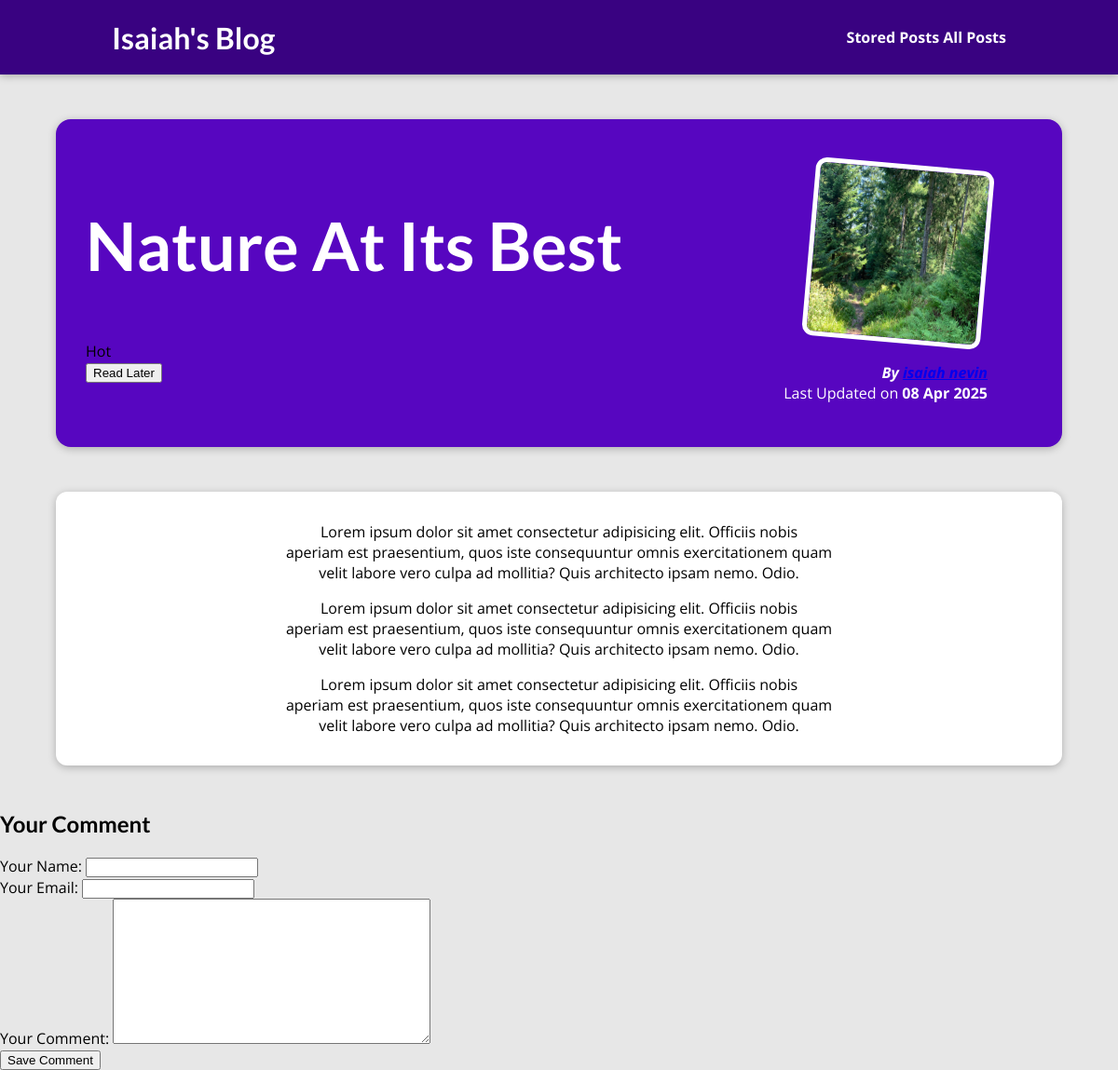
The page /posts/nature-at-its-best on the database its author committed.
### blog/models.py (models this page shows, shortened)
class Post(models.Model):
    title = models.CharField(max_length=55)
    excerpt = models.CharField(max_length=200, default="")
    image = models.ImageField(upload_to="posts", null=True)
    date = models.DateField(auto_now=True)
    slug = models.SlugField(unique=True, db_index=True, default="")
    content = models.TextField(validators=[MinLengthValidator(10)], default="")
    author = models.ForeignKey(
        Author, on_delete=models.SET_NULL, null=True, related_name="posts")
    tags = models.ManyToManyField(Tag)

class Tag(models.Model):
    caption = models.CharField(max_length=20)

class Author(models.Model):
    first_name = models.CharField(max_length=100)
    last_name = models.CharField(max_length=100)
    email_address = models.EmailField(null=True, blank=True, unique=True)
    def full_name(self):
        return f"{self.first_name} {self.last_name}"
    def __str__(self):
        return self.full_name()

### blog/views.py (the view, shortened to what this page needs)
# urls.py: path("posts/<slug:slug>", views.SinglePostView.as_view(), name="post-detail-page"), #/posts/my-first-posts
class SinglePostView(View):
    def is_stored_post(self, request, post_id):
        stored_posts = request.session.get("stored_posts")
        if stored_posts is not None:
            is_saved_for_later = post_id in stored_posts
        else:
            is_saved_for_later = False
        return is_saved_for_later
    def get(self, request, slug):
        post = Post.objects.get(slug=slug)
        context = {
            "post": post,
            "post_tags": post.tags.all(),
            "comment_form": CommentForm(),
            "comments": post.comments.all().order_by("-id"),
            "saved_for_later": self.is_stored_post(request, post.id)
        }
        return render(request, "blog/post-detail.html", context)

### blog/forms.py
class CommentForm(forms.ModelForm):
    class Meta:
        model = Comment
        exclude = ["post"]
        labels = {
            "user_name": "Your Name",
            "user_email": "Your Email",
            "text": "Your Comment"
        }

### blog/templates/blog/post-detail.html (shortened to what this page needs)
{% extends "base.html" %}
{% load static %}
{% block css_files %}
    <link rel="stylesheet" href="{% static 'blog/post-detail.css' %}">
{% endblock %}
{% block content %}
    <section id="summary">
     <h2>{{ post.title }}</h2>
     <div>
     {% for tag in post_tags %}
      <span class="tag">{{ tag.caption }}</span>
     {% endfor %}
     </div>
     <div id="read-later">
        <form action="{% url 'read-later'%}" method="POST">
          <button>
            {% if saved_for_later %}
              Remove from "Read Later" List
            {% else %}
              Read Later
            {% endif %}
          </button>
        </form>
     </div>
     <article>
      <img src="{{ post.image.url }}" alt="{{ post.title }}">
      <address>By <a href="mailto:{{ post.author.email_address }}"> {{ post.author }}</a></address>
      <div>
        Last Updated on <time>{{ post.date|date:"d M Y" }}</time>
      </div>
     </article>
    </section>
    <main>
      {{ post.content|linebreaks }}
    </main>
    <section id="comment-form">
      <h2> Your Comment</h2>
      <form action="{% url 'post-detail-page' post.slug %}" method="POST">
        {% for form_field in comment_form %}
          <div class="form-control {% if form_field.errors %} invalid {% endif %}">
            {{ form_field.label_tag }}
            {{ form_field }}
          </div>
      {% endfor %}
        <button>Save Comment</button>
      </form>
    </section>
{% endblock %}

### static/app.css (style rules this page uses)
* { box-sizing: border-box; }
html { font-family: 'Open Sans', 'Lato', sans-serif; }
body { margin: 0; }
h1, h2, h3 { font-family: 'Lato', sans-serif; font-weight: bold; }

### blog/static/blog/post-detail.css (style rules this page uses)
body { background-color: #e7e7e7; }
#summary { margin: 8rem auto 3rem auto; padding: 2rem; width: 90%; max-width: 90rem; border-radius: 16px; background-color: #5706c0; position: relative; box-shadow: 0 2px 8px rgba(0, 0, 0, 0.25); height: 22rem; }
#summary h2 { color: white; font-size: 4.5rem; }
#summary article { position: absolute; top: 2rem; right: 3rem; padding: 1rem 2rem; border-radius: 12px; text-align: right; color: white; }
#summary article img { width: 12rem; height: 12rem; border-radius: 12px; transform: rotateZ(5deg); border: 5px solid white; margin-bottom: 1rem; }
#summary address { font-weight: bold; }
#summary time { font-weight: bold; }
main { text-align: center; width: 90%; max-width: 90rem; margin: 3rem auto; background-color: white; padding: 1rem; border-radius: 12px; box-shadow: 0 2px 8px rgba(0, 0, 0, 0.25); }

### rows shown on the page
Post: title "Nature At Its Best", image (picture), author "isaiah nevin", date "08 Apr 2025", content "Lorem ipsum dolor sit amet consectetur adipisicing elit. Officiis nobis aperiam est praesentium, quos iste consequuntur omnis exercitationem quam velit labore vero culpa ad mollitia? Quis architecto ipsam nemo. Odio. Lorem ipsum dolor sit amet consectetur adipisicing elit. Officiis nobis aperiam est praesentium, quos iste consequuntur omnis exercitationem quam velit labore vero culpa ad mollitia? Quis architecto ipsam nemo. Odio. Lorem ipsum dolor sit amet consectetur adipisicing elit. Officiis nobis aperiam est praesentium, quos iste consequuntur omnis exercitationem quam velit labore vero culpa ad mollitia? Quis architecto ipsam nemo. Odio."
Tag: caption "Hot"
